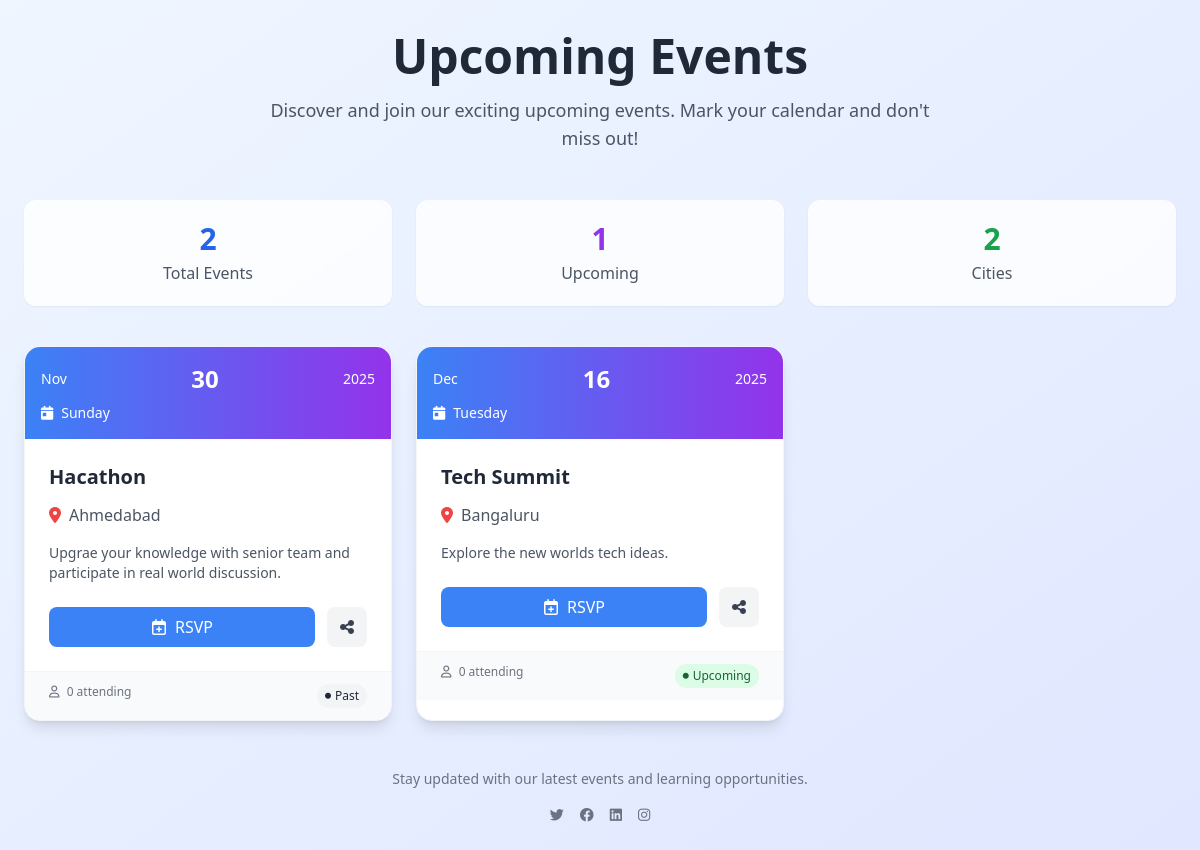
Screenshot of /events/ with the database file from the repository.
### quizapp/models.py (models this page shows, shortened)
class Event(models.Model): # CRUD
    title = models.CharField(max_length=50)
    description = models.TextField(blank=True)
    date = models.DateField()
    location = models.CharField(max_length=50)

### quizapp/views.py (the view)
# urls.py: path('events/', views.events_list, name='events_list'),
def events_list(request):
    events = Event.objects.all().order_by('date')
    today = date.today()
    upcoming_count = Event.objects.filter(date__gte=today).count()
    cities_count = Event.objects.values('location').distinct().count()
    for event in events:
        event.is_upcoming = event.date >= today
    context = {
        'events': events,
        'upcoming_count': upcoming_count,
        'cities_count': cities_count,
    }
    return render(request, 'events.html', context)

### quizapp/template/events.html (shortened to what this page needs)
<!DOCTYPE html>
<html lang="en">
<head>
    <script src="https://cdn.tailwindcss.com"></script>
    <link href="https://cdnjs.cloudflare.com/ajax/libs/font-awesome/6.4.0/css/all.min.css" rel="stylesheet">
</head>
<body class="bg-gradient-to-br from-blue-50 to-indigo-100 min-h-screen py-8 px-4">
    <div class="max-w-6xl mx-auto">
        <div class="text-center mb-12">
            <h1 class="text-4xl md:text-5xl font-bold text-gray-800 mb-4">Upcoming Events</h1>
            <p class="text-gray-600 text-lg max-w-2xl mx-auto">Discover and join our exciting upcoming events. Mark your calendar and don't miss out!</p>
        </div>
        <div class="grid grid-cols-1 md:grid-cols-3 gap-6 mb-10">
            <div class="bg-white/80 backdrop-blur-sm rounded-xl p-5 text-center border border-white/20 shadow-sm">
                <div class="text-3xl font-bold text-blue-600 mb-1">{{ events|length }}</div>
                <div class="text-gray-600">Total Events</div>
            </div>
            <div class="bg-white/80 backdrop-blur-sm rounded-xl p-5 text-center border border-white/20 shadow-sm">
                <div class="text-3xl font-bold text-purple-600 mb-1">{{ upcoming_count }}</div>
                <div class="text-gray-600">Upcoming</div>
            </div>
            <div class="bg-white/80 backdrop-blur-sm rounded-xl p-5 text-center border border-white/20 shadow-sm">
                <div class="text-3xl font-bold text-green-600 mb-1">{{ cities_count }}</div>
                <div class="text-gray-600">Cities</div>
            </div>
        </div>
        {% if events %}
        <div class="grid grid-cols-1 md:grid-cols-2 lg:grid-cols-3 gap-6 mb-12">
            {% for event in events %}
            <div class="bg-white rounded-2xl shadow-lg overflow-hidden transition-all duration-300 hover:shadow-xl hover:-translate-y-1 border border-gray-100">
                <div class="bg-gradient-to-r from-blue-500 to-purple-600 p-4 text-white">
                    <div class="flex justify-between items-center">
                        <div class="text-sm font-medium">{{ event.date|date:"M" }}</div>
                        <div class="text-2xl font-bold">{{ event.date|date:"d" }}</div>
                        <div class="text-sm font-medium">{{ event.date|date:"Y" }}</div>
                    </div>
                    <div class="mt-2 text-sm flex items-center">
                        <i class="fas fa-calendar-day mr-2"></i>
                        <span>{{ event.date|date:"l" }}</span>
                    </div>
                </div>
                <div class="p-6">
                    <h3 class="text-xl font-bold text-gray-800 mb-3">{{ event.title }}</h3>
                    <div class="flex items-center text-gray-600 mb-4">
                        <i class="fas fa-map-marker-alt mr-2 text-red-500"></i>
                        <span>{{ event.location }}</span>
                    </div>
                    <p class="text-gray-600 text-sm mb-6">
                        {% if event.description %}
                            {{ event.description|truncatewords:20 }}
                        {% else %}
                            Join us for this exciting event! More details to be announced.
                        {% endif %}
                    </p>
                    <div class="flex space-x-3">
                        <button class="flex-1 py-2 px-4 bg-blue-500 hover:bg-blue-600 text-white font-medium rounded-lg transition-colors flex items-center justify-center">
                            <i class="far fa-calendar-plus mr-2"></i>
                            RSVP
                        </button>
                        <button class="w-10 h-10 flex items-center justify-center rounded-lg bg-gray-100 hover:bg-gray-200 text-gray-700 transition-colors">
                            <i class="fas fa-share-alt"></i>
                        </button>
                    </div>
                </div>
                <div class="px-6 py-3 bg-gray-50 border-t border-gray-100 text-xs text-gray-500 flex justify-between">
                    <span><i class="far fa-user mr-1"></i>
                        {% if event.attendees %}
                            {{ event.attendees }} attending
                        {% else %}
                            0 attending
                        {% endif %}
                    </span>
                    <span>
                        {% if event.is_upcoming %}
                        <span class="inline-flex items-center px-2 py-1 rounded-full text-xs font-medium bg-green-100 text-green-800">
                            <i class="fas fa-circle mr-1" style="font-size: 6px;"></i>
                            Upcoming
                        </span>
                        {% else %}
                        <span class="inline-flex items-center px-2 py-1 rounded-full text-xs font-medium bg-gray-100 text-gray-800">
                            <i class="fas fa-circle mr-1" style="font-size: 6px;"></i>
                            Past
                        </span>
                        {% endif %}
                    </span>
                </div>
            </div>
            {% endfor %}
        </div>
        {% endif %}
        <div class="text-center text-gray-500 text-sm">
            <p>Stay updated with our latest events and learning opportunities.</p>
            <div class="flex justify-center space-x-4 mt-4">
                <a href="#" class="hover:text-blue-500 transition-colors"><i class="fab fa-twitter"></i></a>
                <a href="#" class="hover:text-blue-500 transition-colors"><i class="fab fa-facebook"></i></a>
                <a href="#" class="hover:text-blue-500 transition-colors"><i class="fab fa-linkedin"></i></a>
                <a href="#" class="hover:text-blue-500 transition-colors"><i class="fab fa-instagram"></i></a>
            </div>
        </div>
    </div>
</body>
</html>

### rows the page displays
Event: date "Nov", date "30", date "2025", date "Sunday", title "Hacathon", location "Ahmedabad", description "Upgrae your knowledge with senior team and participate in real world discussion.", shows "Past"
Event: date "Dec", date "16", date "2025", date "Tuesday", title "Tech Summit", location "Bangaluru", description "Explore the new worlds tech ideas.", shows "Upcoming"

### other values shown
{{ events|length }} "2"
{{ upcoming_count }} "1"
{{ cities_count }} "2"
